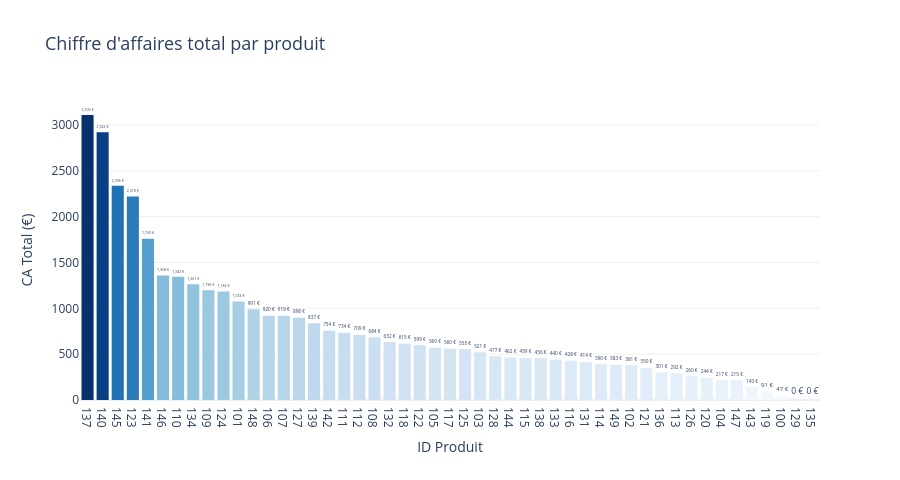

Here is the notebook cell this chart was saved with:
### Markdown cell above
---
## 1 · CA Total par produit

### Code cell
df_sorted = df.sort_values('CA_Total', ascending=False)

fig = px.bar(
    df_sorted,
    x='ID', y='CA_Total',
    color='CA_Total',
    color_continuous_scale='Blues',
    text=df_sorted['CA_Total'].map(lambda v: f'{v:,.0f} €'),
    labels={'ID': 'ID Produit', 'CA_Total': 'CA Total (€)'},
    title='Chiffre d\'affaires total par produit',
    template=TEMPLATE
)
fig.update_traces(textposition='outside', marker_line_width=0)
fig.update_layout(
    coloraxis_showscale=False,
    title_font_size=18,
    height=480,
    yaxis=dict(gridcolor='#f0f0f0')
)
fig.show()

### Figure 1 — Plotly figure (JSON) as saved in the notebook; plotly's stock layout.template omitted (floating-point values rounded to 4 significant figures)
{"data": [{"hovertemplate": "ID Produit=%{x}<br>CA Total (€)=%{marker.color}<br>text=%{text}<extra></extra>", "legendgroup": "", "marker": {"color": [3109.0, 2922.0, 2336.0, 2218.0, 1760.0, 1358.0, 1343.0, 1261.0, 1196.0, 1182.0, 1074.0, 990.6, 920.3, 918.6, 897.9, 837.5, 754.3, 733.6, 708.7, 683.7, 631.5, 614.6, 599.0, 569.5, 560.3, 555.0, 520.9, 476.9, 461.6, 458.9, 455.7, 439.9, 427.6, 413.9, 390.2, 383.4, 380.8, 350.2, 300.5, 291.6, 259.6, 243.9, 216.8, 215.2, 139.5, 90.79, 47.42, 0.0, 0.0], "coloraxis": "coloraxis", "line": {"width": 0}, "pattern": {"shape": ""}}, "name": "", "orientation": "v", "showlegend": false, "text": ["3,109 €", "2,922 €", "2,336 €", "2,218 €", "1,760 €", "1,358 €", "1,343 €", "1,261 €", "1,196 €", "1,182 €", "1,074 €", "991 €", "920 €", "919 €", "898 €", "837 €", "754 €", "734 €", "709 €", "684 €", "632 €", "615 €", "599 €", "569 €", "560 €", "555 €", "521 €", "477 €", "462 €", "459 €", "456 €", "440 €", "428 €", "414 €", "390 €", "383 €", "381 €", "350 €", "301 €", "292 €", "260 €", "244 €", "217 €", "215 €", "140 €", "91 €", "47 €", "0 €", "0 €"], "textposition": "outside", "type": "bar", "x": ["137", "140", "145", "123", "141", "146", "110", "134", "109", "124", "101", "148", "106", "107", "127", "139", "142", "111", "112", "108", "132", "118", "122", "105", "117", "125", "103", "128", "144", "115", "138", "133", "116", "131", "114", "149", "102", "121", "136", "113", "126", "120", "104", "147", "143", "119", "100", "129", "135"], "xaxis": "x", "y": [3109.0, 2922.0, 2336.0, 2218.0, 1760.0, 1358.0, 1343.0, 1261.0, 1196.0, 1182.0, 1074.0, 990.6, 920.3, 918.6, 897.9, 837.5, 754.3, 733.6, 708.7, 683.7, 631.5, 614.6, 599.0, 569.5, 560.3, 555.0, 520.9, 476.9, 461.6, 458.9, 455.7, 439.9, 427.6, 413.9, 390.2, 383.4, 380.8, 350.2, 300.5, 291.6, 259.6, 243.9, 216.8, 215.2, 139.5, 90.79, 47.42, 0.0, 0.0], "yaxis": "y"}], "layout": {"barmode": "relative", "coloraxis": {"colorbar": {"title": {"text": "CA Total (€)"}}, "colorscale": [[0, "rgb(247,251,255)"], [0.125, "rgb(222,235,247)"], [0.25, "rgb(198,219,239)"], [0.375, "rgb(158,202,225)"], [0.5, "rgb(107,174,214)"], [0.625, "rgb(66,146,198)"], [0.75, "rgb(33,113,181)"], [0.875, "rgb(8,81,156)"], [1, "rgb(8,48,107)"]], "showscale": false}, "height": 480, "legend": {"tracegroupgap": 0}, "title": {"font": {"size": 18}, "text": "Chiffre d'affaires total par produit"}, "xaxis": {"anchor": "y", "domain": [0, 1], "title": {"text": "ID Produit"}}, "yaxis": {"anchor": "x", "domain": [0, 1], "gridcolor": "#f0f0f0", "title": {"text": "CA Total (€)"}}}}
